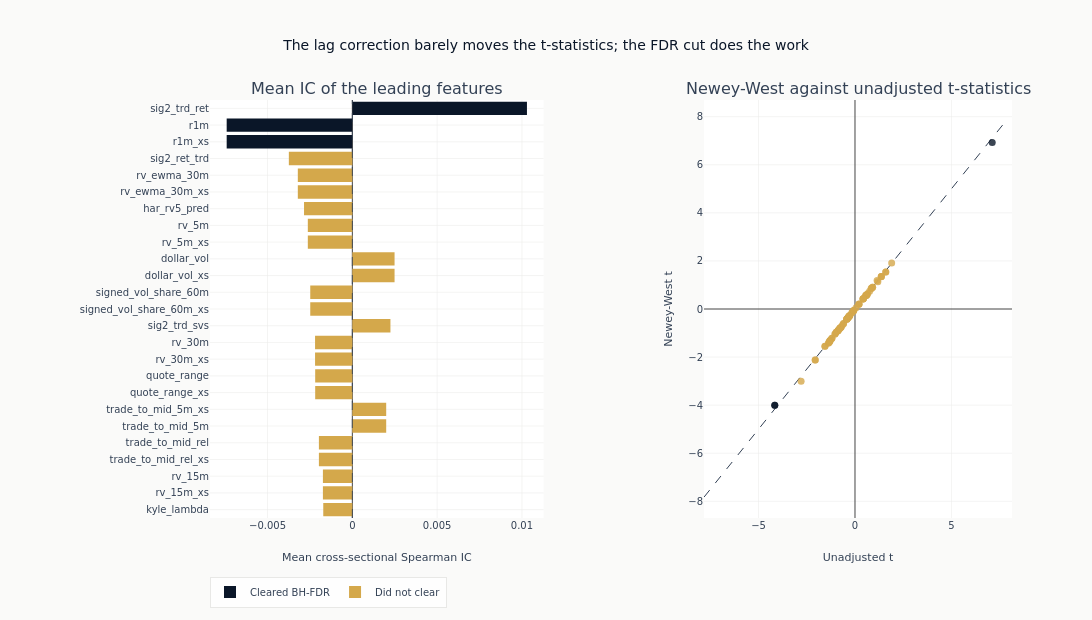

The notebook cell this image was saved under:
### Markdown cell above
### Ranking, with the Inference Adjustment Visible

The left panel ranks the leading features by absolute mean IC and colours each bar
by whether it cleared the false-discovery adjustment, so individual significance
and the set-wide decision stay separable. The right panel plots the Newey-West
t-statistic against its unadjusted twin for every feature in the searched set: a
point pulled toward zero off the diagonal is a feature whose apparent significance
came from serial correlation in the IC series rather than from its size.

Sampling at the label horizon is what leaves the points near the diagonal. It has
already removed the overlap the correction exists to undo, so the two counts of
individually significant features printed above agree, and the reduction in the
candidate set comes from the false-discovery adjustment instead.

Bars run horizontally. At this many feature names a rotated vertical axis is not
legible.

### Code cell
RANKED_FEATURES = 25
top = eval_summary.head(min(RANKED_FEATURES, len(eval_summary))).reverse()

fig = make_subplots(
    rows=1,
    cols=2,
    column_widths=[0.52, 0.48],
    subplot_titles=[
        "Mean IC of the leading features",
        "Newey-West against unadjusted t-statistics",
    ],
    horizontal_spacing=0.2,
)
for cleared, color, name in (
    (True, COLORS["blue"], "Cleared BH-FDR"),
    (False, COLORS["amber"], "Did not clear"),
):
    arm = top.filter(pl.col("fdr_sig").fill_null(False) == cleared)
    if not len(arm):
        continue
    _ = fig.add_trace(
        go.Bar(
            x=arm["ic_mean"].to_list(),
            y=arm["feature"].to_list(),
            orientation="h",
            marker_color=color,
            name=name,
            legendgroup=name,
        ),
        row=1,
        col=1,
    )
_ = fig.add_vline(
    x=0, line={"color": COLORS["neutral"], "width": 0.8, "dash": "dash"}, row=1, col=1
)

max_t = (
    max(
        float(eval_summary["naive_t"].abs().max() or 1.0),
        float(eval_summary["hac_t"].abs().max() or 1.0),
    )
    * 1.1
)
_ = fig.add_trace(
    go.Scatter(
        x=[-max_t, max_t],
        y=[-max_t, max_t],
        mode="lines",
        line={"dash": "dash", "color": COLORS["neutral"], "width": 1},
        name="No adjustment",
        showlegend=False,
    ),
    row=1,
    col=2,
)
for cleared, color, name in (
    (True, COLORS["blue"], "Cleared BH-FDR"),
    (False, COLORS["amber"], "Did not clear"),
):
    arm = eval_summary.filter(pl.col("fdr_sig").fill_null(False) == cleared)
    if not len(arm):
        continue
    _ = fig.add_trace(
        go.Scatter(
            x=arm["naive_t"].to_list(),
            y=arm["hac_t"].to_list(),
            mode="markers",
            marker={"color": color, "size": 7, "opacity": 0.8},
            text=arm["feature"].to_list(),
            name=name,
            legendgroup=name,
            showlegend=False,
        ),
        row=1,
        col=2,
    )

fig.update_layout(
    title="The lag correction barely moves the t-statistics; the FDR cut does the work",
    height=620,
    width=1150,
    margin={"l": 210},
    legend={"orientation": "h", "y": -0.14},
)
# Two traces split the ranking by outcome, so the y order has to be restated or the
# categories fall in trace order and the ranking the panel exists to show is lost.
fig.update_yaxes(categoryorder="array", categoryarray=top["feature"].to_list(), row=1, col=1)
fig.update_xaxes(title_text="Mean cross-sectional Spearman IC", row=1, col=1)
fig.update_xaxes(title_text="Unadjusted t", row=1, col=2)
fig.update_yaxes(title_text="Newey-West t", row=1, col=2)
fig.show()

### Figure 1 — Plotly figure (JSON) as saved in the notebook; plotly's stock layout.template omitted (floating-point values rounded to 4 significant figures)
{"data": [{"legendgroup": "Cleared BH-FDR", "marker": {"color": "#0a1628"}, "name": "Cleared BH-FDR", "orientation": "h", "type": "bar", "x": [-0.007408, -0.007408, 0.0103], "xaxis": "x", "y": ["r1m_xs", "r1m", "sig2_trd_ret"], "yaxis": "y"}, {"legendgroup": "Did not clear", "marker": {"color": "#D4A84B"}, "name": "Did not clear", "orientation": "h", "type": "bar", "x": [-0.001714, -0.001735, -0.001735, -0.001971, -0.001971, 0.001997, 0.001997, -0.00219, -0.00219, -0.002198, -0.002198, 0.002247, -0.002481, -0.002481, 0.00249, 0.00249, -0.002625, -0.002625, -0.002848, -0.003214, -0.003214, -0.003743], "xaxis": "x", "y": ["kyle_lambda", "rv_15m_xs", "rv_15m", "trade_to_mid_rel_xs", "trade_to_mid_rel", "trade_to_mid_5m", "trade_to_mid_5m_xs", "quote_range_xs", "quote_range", "rv_30m_xs", "rv_30m", "sig2_trd_svs", "signed_vol_share_60m_xs", "signed_vol_share_60m", "dollar_vol_xs", "dollar_vol", "rv_5m_xs", "rv_5m", "har_rv5_pred", "rv_ewma_30m_xs", "rv_ewma_30m", "sig2_ret_trd"], "yaxis": "y"}, {"line": {"color": "#334155", "dash": "dash", "width": 1}, "mode": "lines", "name": "No adjustment", "showlegend": false, "type": "scatter", "x": [-7.825, 7.825], "xaxis": "x2", "y": [-7.825, 7.825], "yaxis": "y2"}, {"legendgroup": "Cleared BH-FDR", "marker": {"color": "#0a1628", "opacity": 0.8, "size": 7}, "mode": "markers", "name": "Cleared BH-FDR", "showlegend": false, "text": ["sig2_trd_ret", "r1m", "r1m_xs"], "type": "scatter", "x": [7.113, -4.158, -4.158], "xaxis": "x2", "y": [6.925, -4.007, -4.007], "yaxis": "y2"}, {"legendgroup": "Did not clear", "marker": {"color": "#D4A84B", "opacity": 0.8, "size": 7}, "mode": "markers", "name": "Did not clear", "showlegend": false, "text": ["sig2_ret_trd", "rv_ewma_30m", "rv_ewma_30m_xs", "har_rv5_pred", "rv_5m", "rv_5m_xs", "dollar_vol", "dollar_vol_xs", "signed_vol_share_60m", "signed_vol_share_60m_xs", "sig2_trd_svs", "rv_30m", "rv_30m_xs", "quote_range", "quote_range_xs", "trade_to_mid_5m_xs", "trade_to_mid_5m", "trade_to_mid_rel", "trade_to_mid_rel_xs", "rv_15m", "rv_15m_xs", "kyle_lambda", "kyle_lambda_xs", "rv_spectral_energy", "signed_vol_share_15m", "signed_vol_share_15m_xs", "illiq", "illiq_xs", "sig2_svs_trd", "microprice_dev_15m", "microprice_dev_15m_xs", "sig2_ret_svs", "sig2_trd_trd", "rel_spread_close", "rel_spread_close_xs", "har_residual", "microprice_dev", "microprice_dev_xs", "sig2_ret_ret", "rv_spectral_entropy", "rel_spread_5m", "rel_spread_5m_xs", "finra_share_60m", "finra_share_60m_xs", "sig2_svs_svs", "cross_locked_share_xs", "sig1_trd", "vol_low_freq_ratio", "sig1_svs", "trade_range", "trade_range_xs", "vol_spectral_entropy", "rel_spread_15m", "rel_spread_15m_xs", "vol_spectral_energy", "signed_vol_share", "signed_vol_share_xs", "tick_imb_share_15m", "tick_imb_share_15m_xs", "tick_imb_share", "tick_imb_share_xs", "depth_imb", "depth_imb_xs", "rel_spread_60m", "rel_spread_60m_xs", "microprice_dev_5m", "microprice_dev_5m_xs", "tick_imb_share_5m", "tick_imb_share_5m_xs", "sig1_ret", "signed_vol_share_5m", "signed_vol_share_5m_xs", "trades_per_1k_shares", "trades_per_1k_shares_xs", "quote_rate", "quote_rate_xs", "rv_low_freq_ratio", "sig2_svs_ret"], "type": "scatter", "x": [-2.792, -1.196, -1.196, -1.267, -1.302, -1.302, 1.364, 1.364, -2.062, -2.062, 1.901, -0.865, -0.865, -1.033, -1.033, 1.595, 1.595, -1.557, -1.557, -0.7242, -0.7242, -0.8842, -0.8842, -0.6598, -1.37, -1.37, -0.9742, -0.9742, 1.362, -1.321, -1.321, 1.186, 1.146, -0.7857, -0.7857, -0.7834, 0.914, 0.914, 0.7583, 0.8413, -0.5915, -0.5915, 0.5684, 0.5684, 0.8491, 0.6148, 0.6614, 0.5625, 0.6223, -0.3463, -0.3463, 0.5692, -0.4223, -0.4223, 0.4237, 0.4287, 0.4287, -0.4262, -0.4262, -0.4012, -0.4012, 0.4185, 0.4185, -0.2673, -0.2673, -0.325, -0.325, -0.2955, -0.2955, 0.2133, 0.2014, 0.2014, -0.153, -0.153, -0.06202, -0.06202, -0.06951, 0.05442], "xaxis": "x2", "y": [-3.009, -1.215, -1.215, -1.294, -1.325, -1.325, 1.35, 1.35, -2.125, -2.125, 1.913, -0.8867, -0.8867, -1.042, -1.042, 1.54, 1.54, -1.552, -1.552, -0.7556, -0.7556, -0.9023, -0.9023, -0.6723, -1.417, -1.417, -0.9665, -0.9665, 1.343, -1.358, -1.358, 1.135, 1.182, -0.8033, -0.8033, -0.8041, 0.9028, 0.9028, 0.7432, 0.8666, -0.6037, -0.6037, 0.5583, 0.5583, 0.854, 0.6063, 0.6463, 0.5757, 0.5853, -0.3497, -0.3497, 0.56, -0.4239, -0.4239, 0.4299, 0.4289, 0.4289, -0.413, -0.413, -0.3929, -0.3929, 0.4125, 0.4125, -0.2664, -0.2664, -0.3144, -0.3144, -0.2896, -0.2896, 0.2095, 0.1948, 0.1948, -0.1463, -0.1463, -0.06078, -0.06078, -0.06679, 0.05179], "yaxis": "y2"}], "layout": {"annotations": [{"font": {"size": 16}, "showarrow": false, "text": "Mean IC of the leading features", "x": 0.208, "xanchor": "center", "xref": "paper", "y": 1.0, "yanchor": "bottom", "yref": "paper"}, {"font": {"size": 16}, "showarrow": false, "text": "Newey-West against unadjusted t-statistics", "x": 0.808, "xanchor": "center", "xref": "paper", "y": 1.0, "yanchor": "bottom", "yref": "paper"}], "height": 620, "legend": {"orientation": "h", "y": -0.14}, "margin": {"l": 210}, "shapes": [{"line": {"color": "#334155", "dash": "dash", "width": 0.8}, "type": "line", "x0": 0, "x1": 0, "xref": "x", "y0": 0, "y1": 1, "yref": "y domain"}], "title": {"text": "The lag correction barely moves the t-statistics; the FDR cut does the work"}, "width": 1150, "xaxis": {"anchor": "y", "domain": [0.0, 0.416], "title": {"text": "Mean cross-sectional Spearman IC"}}, "xaxis2": {"anchor": "y2", "domain": [0.616, 1.0], "title": {"text": "Unadjusted t"}}, "yaxis": {"anchor": "x", "categoryarray": ["kyle_lambda", "rv_15m_xs", "rv_15m", "trade_to_mid_rel_xs", "trade_to_mid_rel", "trade_to_mid_5m", "trade_to_mid_5m_xs", "quote_range_xs", "quote_range", "rv_30m_xs", "rv_30m", "sig2_trd_svs", "signed_vol_share_60m_xs", "signed_vol_share_60m", "dollar_vol_xs", "dollar_vol", "rv_5m_xs", "rv_5m", "har_rv5_pred", "rv_ewma_30m_xs", "rv_ewma_30m", "sig2_ret_trd", "r1m_xs", "r1m", "sig2_trd_ret"], "categoryorder": "array", "domain": [0.0, 1.0]}, "yaxis2": {"anchor": "x2", "domain": [0.0, 1.0], "title": {"text": "Newey-West t"}}}}
